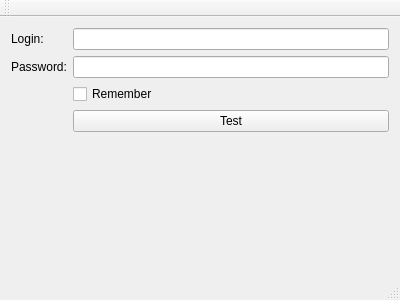
<?xml version="1.0" encoding="UTF-8"?>
<ui version="4.0">
 <class>MainWindow</class>
 <widget class="QMainWindow" name="MainWindow">
  <property name="geometry">
   <rect>
    <x>0</x>
    <y>0</y>
    <width>400</width>
    <height>300</height>
   </rect>
  </property>
  <property name="windowTitle">
   <string>MainWindow</string>
  </property>
  <widget class="QWidget" name="centralWidget">
   <layout class="QFormLayout" name="formLayout">
    <item row="0" column="0">
     <widget class="QLabel" name="label">
      <property name="text">
       <string>Login:</string>
      </property>
     </widget>
    </item>
    <item row="0" column="1">
     <widget class="QLineEdit" name="edtLogin"/>
    </item>
    <item row="1" column="0">
     <widget class="QLabel" name="label_2">
      <property name="text">
       <string>Password:</string>
      </property>
     </widget>
    </item>
    <item row="1" column="1">
     <widget class="QLineEdit" name="edtPassword">
      <property name="echoMode">
       <enum>QLineEdit::Password</enum>
      </property>
     </widget>
    </item>
    <item row="3" column="1">
     <widget class="QPushButton" name="btnTest">
      <property name="text">
       <string>Test</string>
      </property>
     </widget>
    </item>
    <item row="2" column="1">
     <widget class="QCheckBox" name="ckbRemember">
      <property name="text">
       <string>Remember</string>
      </property>
     </widget>
    </item>
   </layout>
  </widget>
  <widget class="QMenuBar" name="menuBar">
   <property name="geometry">
    <rect>
     <x>0</x>
     <y>0</y>
     <width>400</width>
     <height>22</height>
    </rect>
   </property>
  </widget>
  <widget class="QToolBar" name="mainToolBar">
   <attribute name="toolBarArea">
    <enum>TopToolBarArea</enum>
   </attribute>
   <attribute name="toolBarBreak">
    <bool>false</bool>
   </attribute>
  </widget>
  <widget class="QStatusBar" name="statusBar"/>
 </widget>
 <layoutdefault spacing="6" margin="11"/>
 <resources/>
 <connections/>
</ui>
